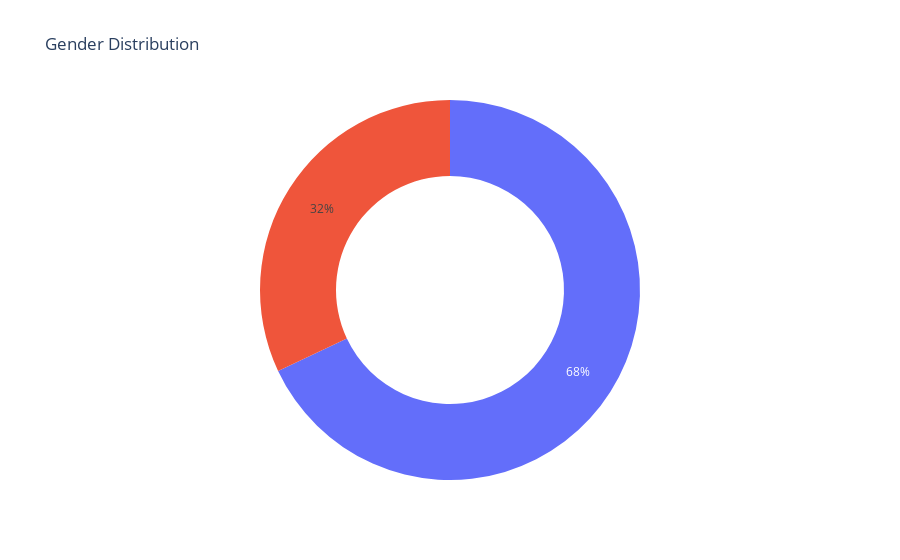

Notebook cell for this chart:
### Code cell
gender_counts = df["Gender"].value_counts()
fig = px.pie(gender_counts.index, values = gender_counts.values, labels=gender_counts.index, color=gender_counts.index ,title='Gender Distribution', hole= 0.6)
fig.show()

### Figure 1 — Plotly figure (JSON) as saved in the notebook; plotly's stock layout.template omitted (floating-point values rounded to 4 significant figures)
{"data": [{"customdata": [["Male"], ["Female"]], "domain": {"x": [0, 1], "y": [0, 1]}, "hole": 0.6, "hovertemplate": "value=%{value}<br>color=%{customdata[0]}<extra></extra>", "legendgroup": "", "marker": {"colors": ["#636efa", "#EF553B"]}, "name": "", "showlegend": false, "type": "pie", "values": [2652, 1248]}], "layout": {"legend": {"tracegroupgap": 0}, "title": {"text": "Gender Distribution"}}}
